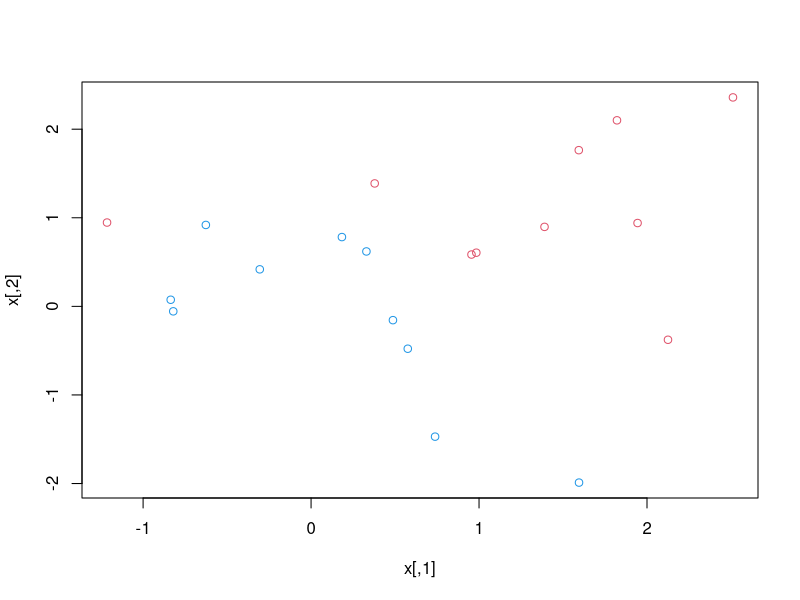
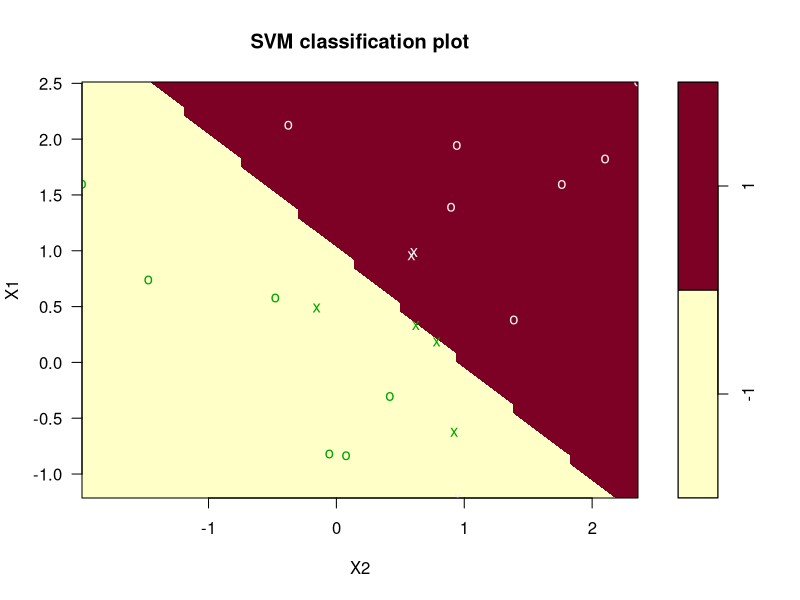
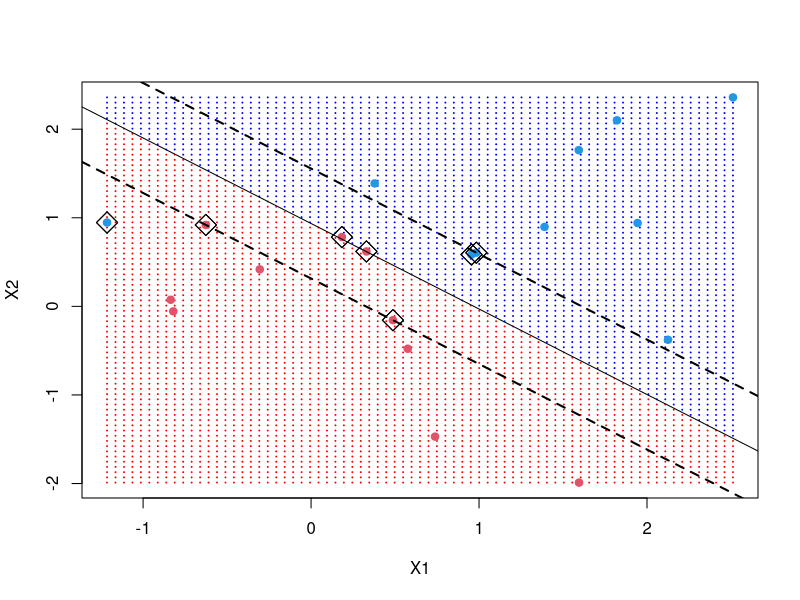
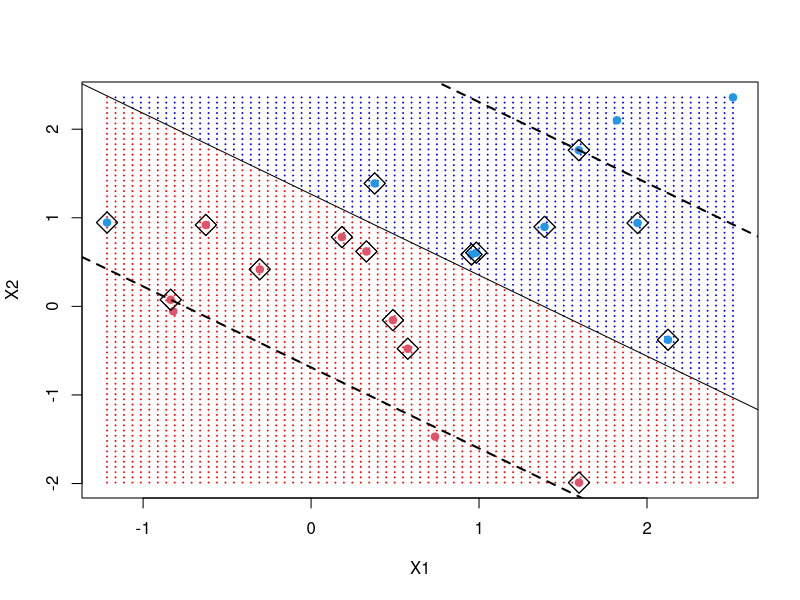
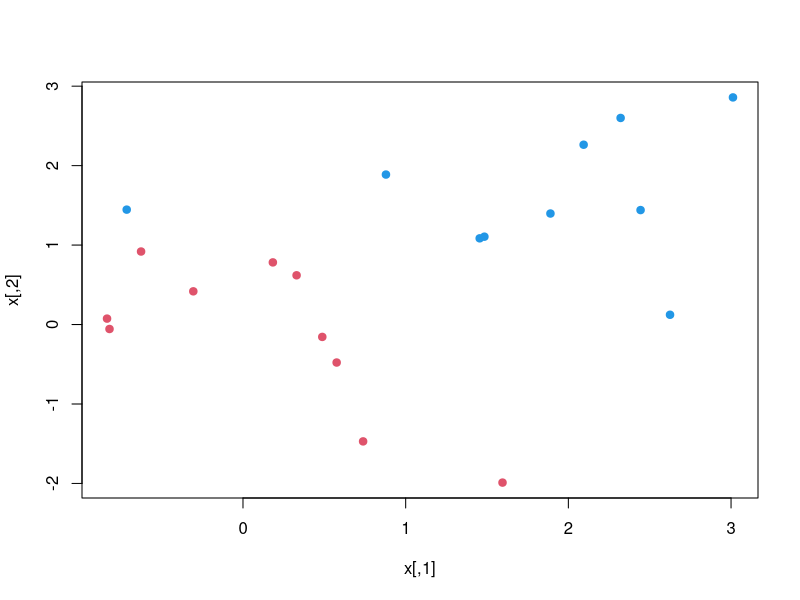
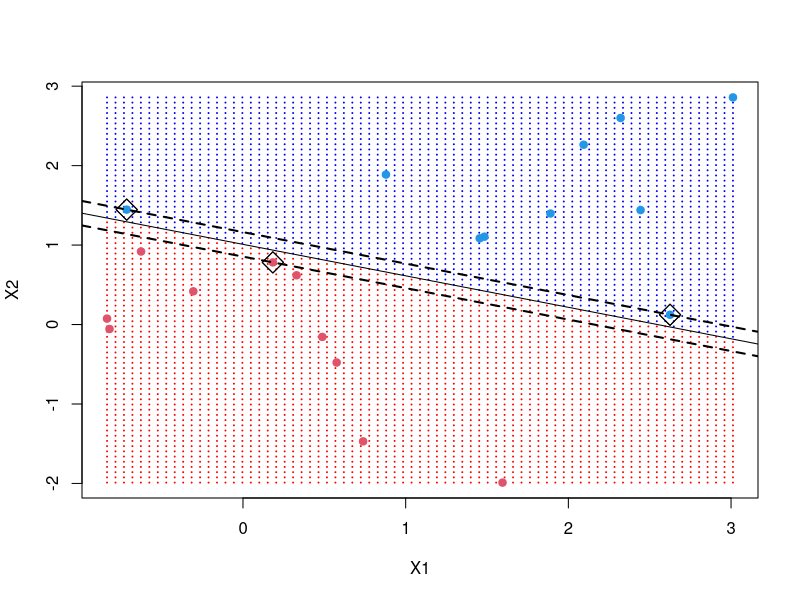
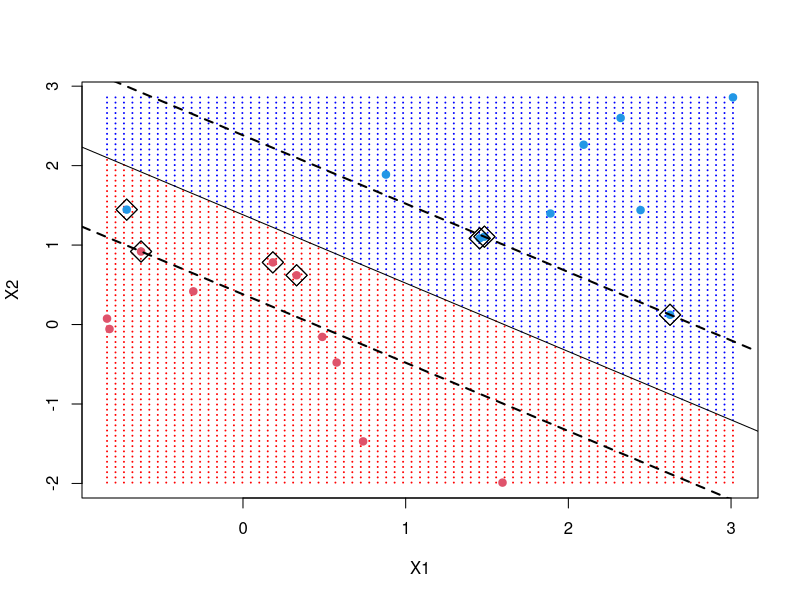
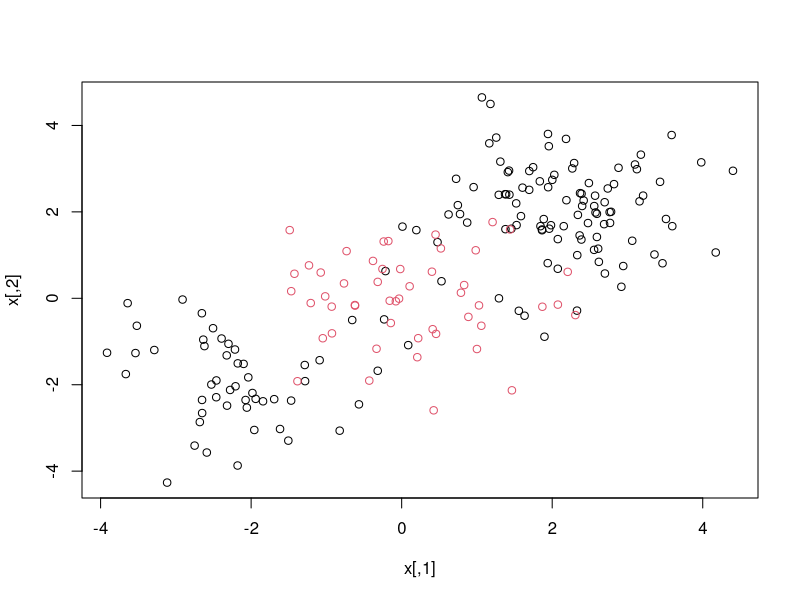

Write the R code that produced these figures, in order.
## ---- chunk 1
# Generate the observations 
set.seed(1)
x=matrix(rnorm(20*2), ncol=2)
y=c(rep(-1,10), rep(1,10))
x[y==1,]=x[y==1,] + 1
plot(x, col=(3-y))

## ---- chunk 2
# Load package
# install.packages("e1071")
library(e1071)

# Generate a data frame for analysis with x and factorized y
dat=data.frame(x, y=as.factor(y))

# cost=10
svmfit=svm(y~., data=dat, kernel="linear", cost=10,scale=FALSE)

## ---- chunk 3
# plot.svm function in package e1071
plot(svmfit, dat,symbolPalette = terrain.colors(2))

## ---- chunk 4
# Plot regions
make.grid = function(x, n = 75) {
    grange = apply(x, 2, range)
    x1 = seq(from = grange[1, 1], to = grange[2, 1], length = n)
    x2 = seq(from = grange[1, 2], to = grange[2, 2], length = n)
    expand.grid(X1 = x1, X2 = x2)
}

make.plot = function(svmfit,dat){
  
  xgrid = make.grid(dat[,-3])
  ygrid = predict(svmfit, xgrid)
  colors = ifelse(as.numeric(dat[,3])==1,2,4)
  plot(xgrid, col = c("red", "blue")[as.numeric(ygrid)], pch = 20, cex = 0.1)
  points(dat[,-3], col = colors, pch = 19)
  points(x[svmfit$index, ], pch = 5, cex = 2)
  
  # Plot decision boundary and margins
  beta = drop(t(svmfit$coefs) %*% x[svmfit$index, ])
  beta0 = svmfit$rho
  points(dat[svmfit$index,-3], pch = 5, cex = 2)
  abline(beta0/beta[2], -beta[1]/beta[2])
  abline((beta0 - 1)/beta[2], -beta[1]/beta[2], lty = 2,lwd=2)
  abline((beta0 + 1)/beta[2], -beta[1]/beta[2], lty = 2,lwd=2)  
  
}

make.plot(svmfit,dat)


## ---- chunk 5
svmfit$index
## ---- chunk 6
summary(svmfit)
## ---- chunk 7
svmfit=svm(y~., data=dat,kernel="linear",cost=0.1,scale=FALSE)
make.plot(svmfit,dat)
svmfit$index
## ---- chunk 8
set.seed(1)
tune.out=tune(svm,y~.,data=dat,kernel="linear",
              ranges=list(cost=c(0.001, 0.01, 0.1,1,5,10,100)))
## ---- chunk 9
summary(tune.out)
## ---- chunk 10
bestmod=tune.out$best.model
summary(bestmod)
## ---- chunk 11
# Generate test set
xtest=matrix(rnorm(20*2), ncol=2)
ytest=sample(c(-1,1), 20, rep=TRUE)
xtest[ytest==1,]=xtest[ytest==1,] + 1
#testdat=data.frame(x=xtest, y=as.factor(ytest))
testdat=data.frame(xtest, y=as.factor(ytest))
## ---- chunk 12
ypred=predict(bestmod,testdat)
table(predict=ypred, truth=testdat$y)
## ---- chunk 13
svmfit=svm(y~., data=dat, kernel="linear", cost=.01,scale=FALSE)
ypred=predict(svmfit,testdat)
table(predict=ypred, truth=testdat$y)
## ---- chunk 14
# Check the linear separation in the data
x[y==1,]=x[y==1,]+0.5
#plot(x, col=(y+5)/2, pch=19)
 
plot(x, col=ifelse(as.numeric(dat[,3])==1,2,4), pch=19)
## ---- chunk 15
#dat=data.frame(x=x,y=as.factor(y))
dat=data.frame(x,y=as.factor(y))
svmfit=svm(y~., data=dat, kernel="linear", cost=1e5, scale = FALSE)
summary(svmfit)
#plot(svmfit, dat)
make.plot(svmfit, dat)



## ---- chunk 16
svmfit=svm(y~., data=dat, kernel="linear", cost=1, scale = FALSE)
summary(svmfit)
make.plot(svmfit,dat)
## ---- chunk 17
# Generate the data
set.seed(1)
x=matrix(rnorm(200*2), ncol=2)
x[1:100,]=x[1:100,]+2
x[101:150,]=x[101:150,]-2
y=c(rep(1,150),rep(2,50))
#dat=data.frame(x=x,y=as.factor(y))
dat=data.frame(x,y=as.factor(y))

# Check the non-linear class boundary
plot(x, col=y)
## ---- chunk 18
train=sample(200,100)
svmfit=svm(y~., data=dat[train,], kernel="radial",  gamma=1, cost=1)
plot(svmfit, dat[train,])
## ---- chunk 19
summary(svmfit)
## ---- chunk 20
svmfit=svm(y~., data=dat[train,],
           kernel="radial",gamma=1,cost=1e5)
plot(svmfit,dat[train,])
## ---- chunk 21
set.seed(1)
tune.out=tune(svm, y~., data=dat[train,], kernel="radial",
              ranges=list(cost=c(0.1,1,10,100,1000),gamma=c(0.5,1,2,3,4)))
summary(tune.out)$"best.parameters"
summary(tune.out)$"best.performance"
## ---- chunk 22
table(true=dat[-train,"y"],
      pred=predict(tune.out$best.model,newdata=dat[-train,]))
## ---- chunk 23
# trainig set
dat[train,]

# SVM


# Predict the true labels


# Construct the confusion matrix


